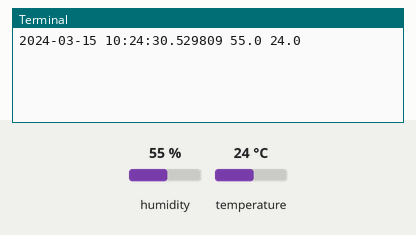
Recording of a program running on a simulated Raspberry Pi (BCM pin numbers). On the bench: the last lines printed to the terminal. The test bench sets the inputs (shaded band); at power-on: humidity 55 %, temperature 24 °C. The clock reads 2024-03-15 10:24:30 at power-on unless the program sets it; files the program writes start out absent.

Above: at 1.2 s.
1.3 s: humidity set to 22 %
At 11.8 s:
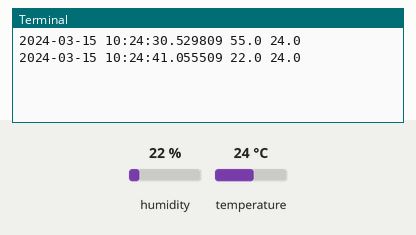
12.0 s: temperature set to 12 °C
At 22.4 s:
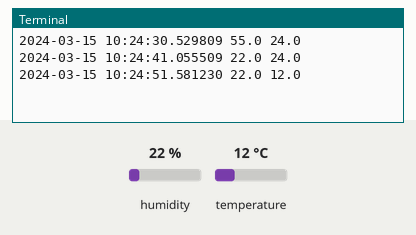
22.7 s: humidity set to 40 %
At 32.7 s:
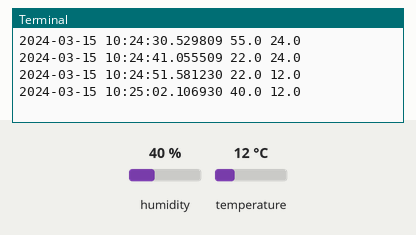
Timing chart, 0 to 34.2 s (numbered marks = the images above; inputs shaded):
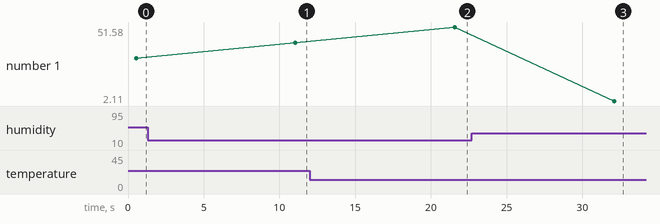

Measured:
- after the input at 1.3 s, the terminal: prints a new line after 9.8 s (image 1)
- after the input at 12.0 s, the terminal: prints a new line after 9.6 s (image 2)
- after the input at 22.7 s, the terminal: prints a new line after 9.4 s (image 3)

The program:

main.py
```python
#!/usr/bin/python
import datetime
import time
import numpy

from DHTSensor import DHTSensor
from SqliteManager import SqliteManager
from IRReansceiver import IRReansceiver

# todo add log

#config
dhtSensorId = "2302"
dhtGPIOPin = 4
dbPath = "db/"
dbFileName = "taipei-house.db"
sensorPlace = "Taipei"
sensorDelay = 10
checkCycleDefine = 1#600
checkCycleThreshold = 0
checkCycle = 1
tempThreshold = 23.0
humidityThreshold = 60.0
numberOfQueryRecord = 30
deviceState = False

dhtSensor = DHTSensor(dhtSensorId, dhtGPIOPin)
irReansceiver = IRReansceiver()
sqliteManager = SqliteManager(dbPath, dbFileName)
sqliteManager.initTable()
sqliteManager.insertPlace(sensorPlace)
try:
    while True:
        humidity, temperature = dhtSensor.getData()
        if humidity is not None and temperature is not None:
            print datetime.datetime.now(), humidity, temperature
            sqliteManager.insertSensorData(sensorPlace, temperature, humidity)
            time.sleep(sensorDelay)
        checkCycle -= 1
        if checkCycle < checkCycleThreshold:
            checkCycle = checkCycleDefine
            # get the last numberOfQueryRecord record and average it
            dbResults = sqliteManager.querySensorData("temp, humidity", sensorPlace, numberOfQueryRecord);
            if dbResults is not []:
                avgTemp = numpy.average(numpy.array(dbResults)[:,0])
                avgHumidity = numpy.average(numpy.array(dbResults)[:,1])
                # open or close heater
                if avgTemp < tempThreshold and deviceState is False:
                    irReansceiver.restartIRService()
                    irReansceiver.sendIRCommand("heater", "KEY_OPEN")
                    deviceState = True
                elif avgTemp > tempThreshold and deviceState is True:
                    irReansceiver.restartIRService()
                    irReansceiver.sendIRCommand("heater", "KEY_CLOSE")
                    deviceState = False

except KeyboardInterrupt:
    sqliteManager.disConnectDB()
    print "close process..."
```

DHTSensor.py
```python
#!/usr/bin/python

import Adafruit_DHT

class DHTSensor:
    def __init__(self, type, pin):
        sensor_args = { '11': Adafruit_DHT.DHT11, '22': Adafruit_DHT.DHT22, '2302': Adafruit_DHT.AM2302 }
        self.pin = pin
        self.sensor = sensor_args[type]

    def getData(self):
        humidity, temperature = None, None
        if self.pin is not None and self.sensor is not None:
            humidity, temperature = Adafruit_DHT.read_retry(self.sensor, self.pin)
        return humidity, temperature
```

SqliteManager.py
```python
#!/usr/bin/python
import datetime
import sqlite3

class SqliteManager:
    def __init__(self, dbPath, dbName):
        self.dbPath = dbPath
        self.dbName = dbName
        self.dbConnect = None
        self.dbCurson = None
        self.connectDB()

    def connectDB(self):
        self.dbConnect = sqlite3.connect(self.dbPath + self.dbName)
        self.dbCurson = self.dbConnect.cursor()

    def isConnectExist(self):
        if self.dbConnect is not None and self.dbCurson is not None:
            return True
        return False

    def isTableExist(self, table):
        if self.isConnectExist():
            sql = "PRAGMA table_info({table})".format(table = table)
            self.dbCurson.execute(sql)
            values = self.dbCurson.fetchone()
            if values != None:
                return True
        return False

    def initTable(self):
        if self.isConnectExist():
            am2302DataSql = "CREATE TABLE IF NOT EXISTS `sensorData` (" + \
                            "`id`    INTEGER NOT NULL PRIMARY KEY AUTOINCREMENT," + \
                            "`place` INTEGER NOT NULL," + \
                            "`datetimes` TEXT," + \
                            "`temp`  REAL," + \
                            "`humidity`  REAL);"
            placeSql = "CREATE TABLE IF NOT EXISTS `place` (" + \
                            "`id`    INTEGER NOT NULL PRIMARY KEY AUTOINCREMENT," + \
                            "`name`  TEXT);"
            self.dbCurson.execute(am2302DataSql)
            self.dbCurson.execute(placeSql)
            if self.dbCurson.rowcount == 2:
                self.dbConnect.commit()
                return True
        return False

    def disConnectDB(self):
        self.dbCurson.close()
        self.dbConnect.close()

    def insertPlace(self, place):
        if self.isConnectExist() and self.isTableExist('sensorData') and self.isTableExist('place'):
            if self.selectPlace(place) == None:
                sql = "INSERT INTO place VALUES (NULL, '{place}')".format(place = place)
                self.dbCurson.execute(sql)
                if self.dbCurson.rowcount == 1:
                    self.dbConnect.commit()
                    return True
        return False

    def insertSensorData(self, place, temp, humidity):
        if self.isConnectExist() and self.isTableExist('sensorData') and self.isTableExist('place'):
            placeId = self.selectPlace(place)[0]
            currentDatetime = datetime.datetime.now()
            if placeId != None:
                sql = "INSERT INTO sensorData VALUES (NULL, {place}, '{datetime}', '{temp}', '{humidity}')".format(\
                    place = placeId, \
                    datetime = currentDatetime, \
                    temp = temp, \
                    humidity = humidity)
                self.dbCurson.execute(sql)
                if self.dbCurson.rowcount == 1:
                    self.dbConnect.commit()
                    return True
        return False

    def selectPlace(self, place):
        if self.isConnectExist() and self.isTableExist('sensorData') and self.isTableExist('place'):
            sql = "SELECT * from place where name = '{place}'".format(place = place)
            self.dbCurson.execute(sql)
            values = self.dbCurson.fetchone()
            return values
        return None

    def querySensorData(self, fields, place, limit):
        if self.isConnectExist() and self.isTableExist('sensorData') and self.isTableExist('place'):
            sql = "select {fields} from sensorData where \
                        place = (select id from place where name = '{place}') \
                        order by id DESC limit {limit};".format( \
                            fields = fields, \
                            place = place, \
                            limit = limit)
            self.dbCurson.execute(sql)
            values = self.dbCurson.fetchall()
            return values
        return []
```

IRReansceiver.py
```python
#!/usr/bin/python
import os

class IRReansceiver:
    def restartIRService(self):
        cmd = "sudo /etc/init.d/lirc restart"
        os.system(cmd)

    def sendIRCommand(self, device, cmd):
        cmd = "irsend SEND_ONCE {device} {cmd}".format(device = device, cmd = cmd)
        os.system(cmd)
```
